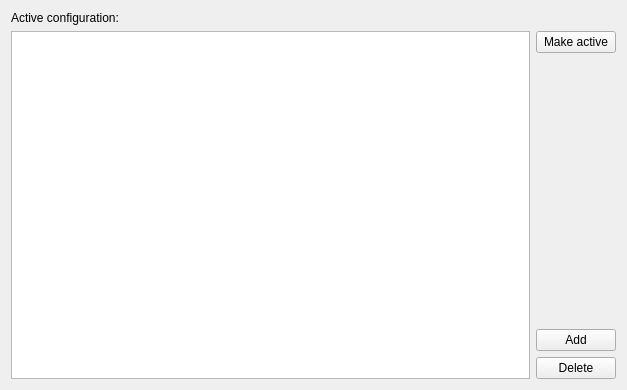
<?xml version="1.0" encoding="UTF-8"?>
<ui version="4.0">
 <class>ConfigsForm</class>
 <widget class="QWidget" name="ConfigsForm">
  <property name="geometry">
   <rect>
    <x>0</x>
    <y>0</y>
    <width>627</width>
    <height>390</height>
   </rect>
  </property>
  <property name="windowTitle">
   <string>Form</string>
  </property>
  <layout class="QVBoxLayout" name="verticalLayout_2">
   <item>
    <layout class="QHBoxLayout" name="horizontalLayout">
     <item>
      <widget class="QLabel" name="label">
       <property name="sizePolicy">
        <sizepolicy hsizetype="Minimum" vsizetype="Preferred">
         <horstretch>0</horstretch>
         <verstretch>0</verstretch>
        </sizepolicy>
       </property>
       <property name="text">
        <string>Active configuration:</string>
       </property>
      </widget>
     </item>
     <item>
      <widget class="QLabel" name="activeConfigLabel">
       <property name="sizePolicy">
        <sizepolicy hsizetype="Maximum" vsizetype="Preferred">
         <horstretch>1</horstretch>
         <verstretch>0</verstretch>
        </sizepolicy>
       </property>
       <property name="text">
        <string/>
       </property>
      </widget>
     </item>
    </layout>
   </item>
   <item>
    <layout class="QHBoxLayout" name="horizontalLayout_2">
     <item>
      <widget class="QTableView" name="tableView"/>
     </item>
     <item>
      <layout class="QVBoxLayout" name="verticalLayout">
       <item>
        <widget class="QPushButton" name="makeActiveButton">
         <property name="text">
          <string>Make active</string>
         </property>
        </widget>
       </item>
       <item>
        <spacer name="verticalSpacer">
         <property name="orientation">
          <enum>Qt::Vertical</enum>
         </property>
         <property name="sizeHint" stdset="0">
          <size>
           <width>20</width>
           <height>40</height>
          </size>
         </property>
        </spacer>
       </item>
       <item>
        <widget class="QPushButton" name="addButton">
         <property name="text">
          <string>Add</string>
         </property>
        </widget>
       </item>
       <item>
        <widget class="QPushButton" name="deleteButton">
         <property name="text">
          <string>Delete</string>
         </property>
        </widget>
       </item>
      </layout>
     </item>
    </layout>
   </item>
  </layout>
 </widget>
 <resources/>
 <connections/>
</ui>
